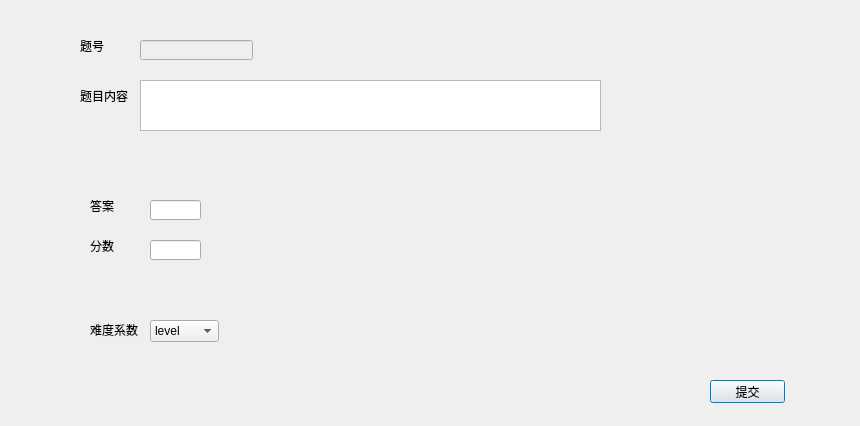
<?xml version="1.0" encoding="UTF-8"?>
<ui version="4.0">
 <class>dialog_judge_modify</class>
 <widget class="QDialog" name="dialog_judge_modify">
  <property name="geometry">
   <rect>
    <x>0</x>
    <y>0</y>
    <width>860</width>
    <height>426</height>
   </rect>
  </property>
  <property name="windowTitle">
   <string>判断题修改</string>
  </property>
  <widget class="QLabel" name="label_9">
   <property name="geometry">
    <rect>
     <x>90</x>
     <y>240</y>
     <width>54</width>
     <height>12</height>
    </rect>
   </property>
   <property name="text">
    <string>分数</string>
   </property>
  </widget>
  <widget class="QTextEdit" name="textEdit">
   <property name="geometry">
    <rect>
     <x>140</x>
     <y>80</y>
     <width>461</width>
     <height>51</height>
    </rect>
   </property>
  </widget>
  <widget class="QLabel" name="label">
   <property name="geometry">
    <rect>
     <x>80</x>
     <y>90</y>
     <width>54</width>
     <height>12</height>
    </rect>
   </property>
   <property name="text">
    <string>题目内容</string>
   </property>
  </widget>
  <widget class="QLabel" name="label_4">
   <property name="geometry">
    <rect>
     <x>80</x>
     <y>40</y>
     <width>54</width>
     <height>12</height>
    </rect>
   </property>
   <property name="text">
    <string>题号</string>
   </property>
  </widget>
  <widget class="QLabel" name="label_3">
   <property name="geometry">
    <rect>
     <x>90</x>
     <y>320</y>
     <width>54</width>
     <height>20</height>
    </rect>
   </property>
   <property name="text">
    <string>难度系数</string>
   </property>
  </widget>
  <widget class="QLabel" name="label_8">
   <property name="geometry">
    <rect>
     <x>90</x>
     <y>200</y>
     <width>54</width>
     <height>12</height>
    </rect>
   </property>
   <property name="text">
    <string>答案</string>
   </property>
  </widget>
  <widget class="QLineEdit" name="lineEdit_2">
   <property name="enabled">
    <bool>false</bool>
   </property>
   <property name="geometry">
    <rect>
     <x>140</x>
     <y>40</y>
     <width>113</width>
     <height>20</height>
    </rect>
   </property>
  </widget>
  <widget class="QLineEdit" name="lineEdit_7">
   <property name="geometry">
    <rect>
     <x>150</x>
     <y>240</y>
     <width>51</width>
     <height>20</height>
    </rect>
   </property>
  </widget>
  <widget class="QComboBox" name="comboBox">
   <property name="geometry">
    <rect>
     <x>150</x>
     <y>320</y>
     <width>69</width>
     <height>22</height>
    </rect>
   </property>
   <item>
    <property name="text">
     <string>level</string>
    </property>
   </item>
   <item>
    <property name="text">
     <string>1</string>
    </property>
   </item>
   <item>
    <property name="text">
     <string>2</string>
    </property>
   </item>
   <item>
    <property name="text">
     <string>3</string>
    </property>
   </item>
   <item>
    <property name="text">
     <string>4</string>
    </property>
   </item>
   <item>
    <property name="text">
     <string>5</string>
    </property>
   </item>
  </widget>
  <widget class="QLineEdit" name="lineEdit_6">
   <property name="geometry">
    <rect>
     <x>150</x>
     <y>200</y>
     <width>51</width>
     <height>20</height>
    </rect>
   </property>
  </widget>
  <widget class="QPushButton" name="pushButton">
   <property name="geometry">
    <rect>
     <x>710</x>
     <y>380</y>
     <width>75</width>
     <height>23</height>
    </rect>
   </property>
   <property name="text">
    <string>提交</string>
   </property>
  </widget>
 </widget>
 <resources/>
 <connections/>
</ui>
